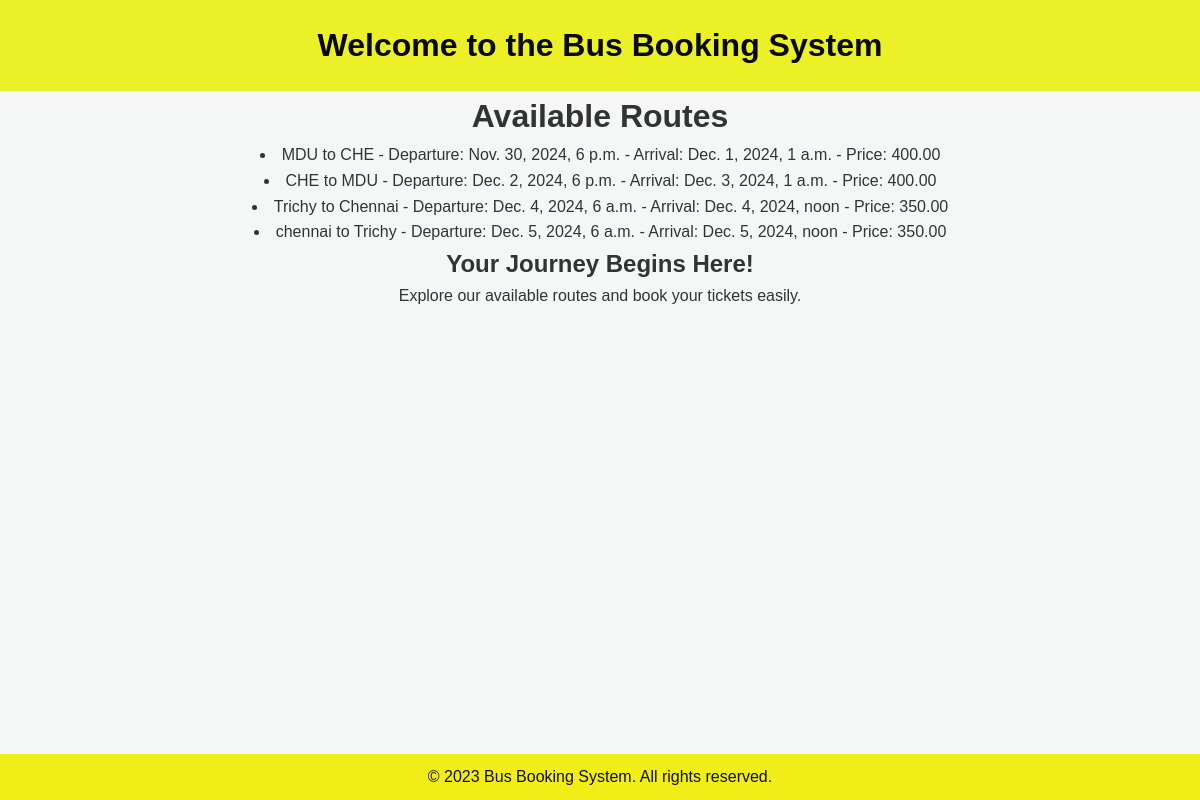
The app's page /available-routes/ with its own data.
### booking/models.py (models this page shows, shortened)
class Route(models.Model):
    source = models.CharField(max_length=100)
    destination = models.CharField(max_length=100)
    departure_time = models.DateTimeField()
    arrival_time = models.DateTimeField()
    price = models.DecimalField(max_digits=10, decimal_places=2)

### booking/views.py (the view)
# urls.py: path('available-routes/', views.available_routes, name='available_routes'),
def available_routes(request):
    routes = Route.objects.all()
    return render(request, 'available_routes.html', {'routes': routes})

### booking/templates/available_routes.html (shortened to what this page needs)
<!DOCTYPE html>
<html lang="en">
<head>
</head>
<body>
    <header>
        <h1>Welcome to the Bus Booking System</h1>
    </header>
    <h1>Available Routes</h1>
        {% for route in routes %}
            <li>{{ route.source }} to {{ route.destination }} - Departure: {{ route.departure_time }} - Arrival: {{ route.arrival_time }} - Price: {{ route.price }}</li>
        {% empty %}
            <li>No routes available.</li>
        {% endfor %}
    <main>
        <h2>Your Journey Begins Here!</h2>
        <p>Explore our available routes and book your tickets easily.</p>
    </main>
    <footer>
        <p>&copy; 2023 Bus Booking System. All rights reserved.</p>
    </footer>
</body>
</html>

### booking/templates/available_routes.html (style rules this page uses)
* { margin: 0; padding: 0; box-sizing: border-box; }
body { font-family: Arial, sans-serif; background-color: #f4f7f6; color: #333; line-height: 1.6; text-align: center; }
header { background-color: #ecf027; color: #0a0909; text-align: center; padding: 20px 0; }
footer { background-color: #f1ee17; color: #110f0f; text-align: center; padding: 10px 0; position: fixed; width: 100%; bottom: 0; }
footer p { font-size: 1rem; }

### records on screen
Route: source "MDU", destination "CHE", departure_time "Nov. 30, 2024, 6 p.m.", arrival_time "Dec. 1, 2024, 1 a.m.", price "400.00"
Route: source "CHE", destination "MDU", departure_time "Dec. 2, 2024, 6 p.m.", arrival_time "Dec. 3, 2024, 1 a.m.", price "400.00"
Route: source "Trichy", destination "Chennai", departure_time "Dec. 4, 2024, 6 a.m.", arrival_time "Dec. 4, 2024, noon", price "350.00"
Route: source "chennai", destination "Trichy", departure_time "Dec. 5, 2024, 6 a.m.", arrival_time "Dec. 5, 2024, noon", price "350.00"
